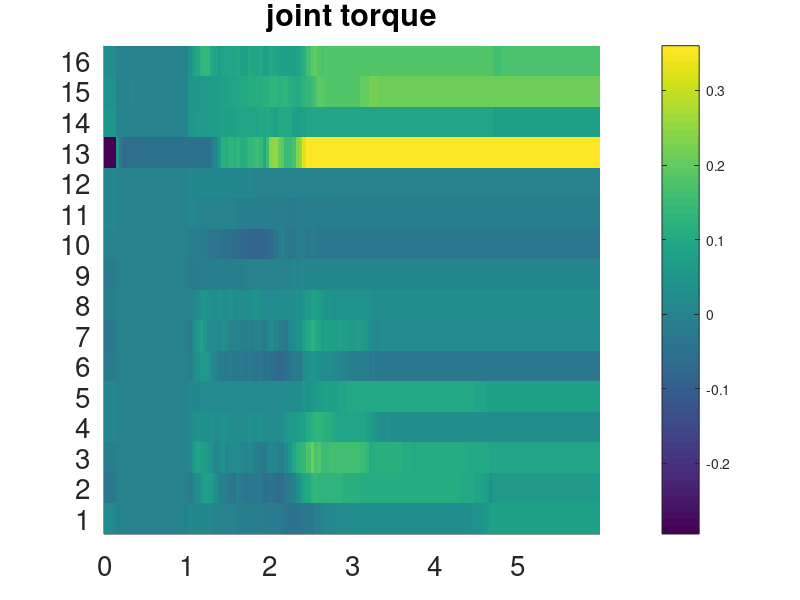
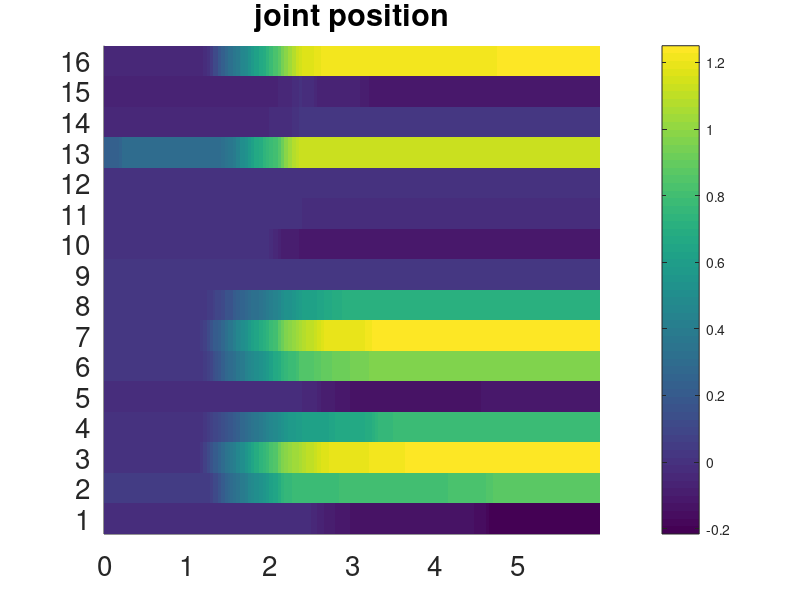
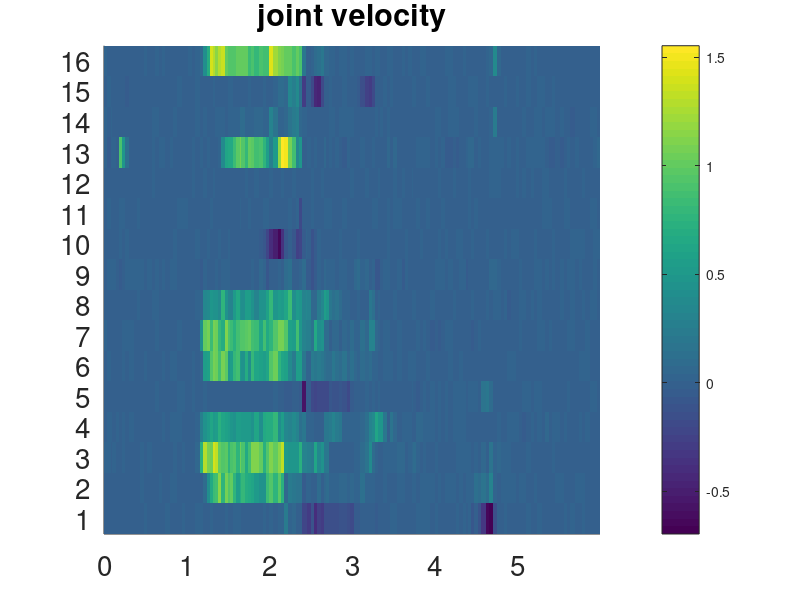

Recreate these plots in MATLAB, in order.
%% load the data file
clear;
clc;
close all;
load('data/grasp_response2020_11_03_15.21.37.mat');
%load('data/grasp_response2020_11_03_15.26.43.mat');

%% 
time = 0:0.02:0.02*(length(desired_joint_torque)-1);
figure, hold on; title('joint torque');
set(gca, 'FontSize', 20);
axis tight
for i = 1:16
imagesc(time, i*ones(size(time)), desired_joint_torque(i,:));
end
set(gca, 'YTick', 1:16, 'YTickLabel', 1:16);
colorbar

%%
time = 0:0.02:0.02*(length(real_joint_position)-1);
figure, hold on; title('joint position');
set(gca, 'FontSize', 20);
axis tight
for i = 1:16
imagesc(time, i*ones(size(time)), real_joint_position(i,:));
end
set(gca, 'YTick', 1:16, 'YTickLabel', 1:16);
colorbar

%%
time = 0:0.02:0.02*(length(real_joint_velocity)-1);
figure, hold on; title('joint velocity');
set(gca, 'FontSize', 20);
axis tight
for i = 1:16
imagesc(time, i*ones(size(time)), real_joint_velocity(i,:));
end
set(gca, 'YTick', 1:16, 'YTickLabel', 1:16);
colorbar